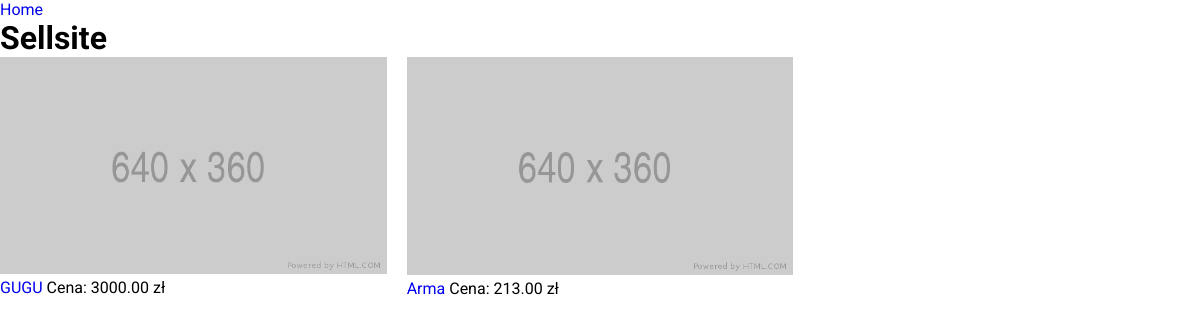
Before: /sellsite with the older database file.
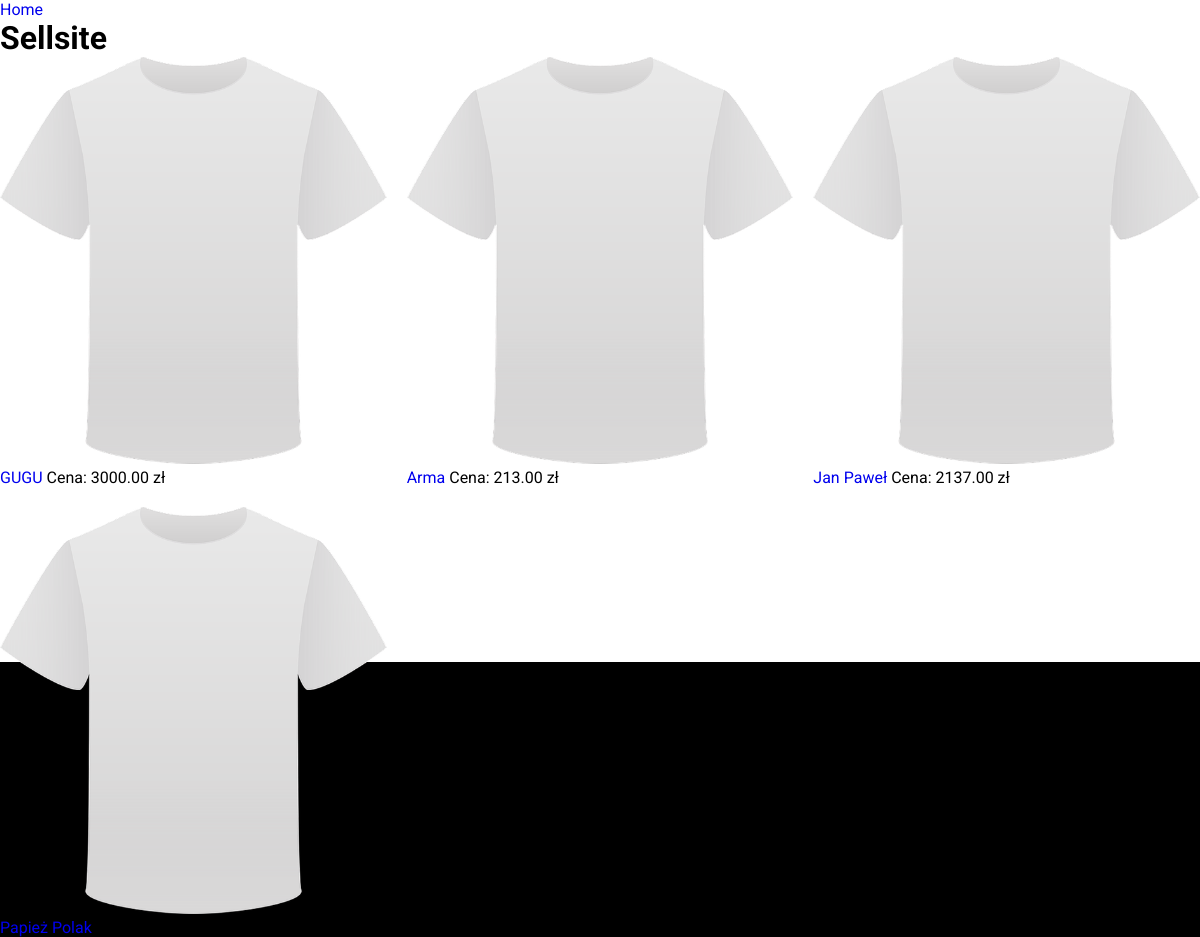
After: the same page with the newer database file.
### product_store/models.py (models this page shows, shortened)
class Product(models.Model):
    category = models.ForeignKey(
        Category,
        related_name = 'product',
        on_delete = models.CASCADE
        )
    title = models.CharField(max_length = 255)
    description = models.TextField(blank = True)
    image = models.ImageField(
        upload_to='product/',
        default='front/img/default_img.png',
        )
    price = models.DecimalField(max_digits=6, decimal_places=2)
    in_stock = models.BooleanField(default=True)
    is_active = models.BooleanField(default=True)
    date_created = models.DateTimeField(auto_now_add=True)
    on_sale = models.BooleanField(default=False)
    before_sale = models.DecimalField(max_digits=6, decimal_places=2, default=Decimal(0.00))
    slug = models.SlugField(
        verbose_name = ("safe URL"),
        max_length = 255,
    )
    def get_absolute_url(self):
        return reverse('detail_page', args=[self.slug])

### product_store/views.py (the view)
# urls.py: path('sellsite',product_store_views.product_sell, name='sellsite_page'),
def product_sell(request):
    products = Product.objects.all()
    for_front = {'products':products}
    return render(request,'sellsite.html',for_front)

### templates/sellsite.html (shortened to what this page needs)
{% extends 'base.html' %}
{% block content%}
</head>
<body>
    <p><a href="{%url 'home_page'%}">Home</a></p>
    <div class="sellsite container">
        <h1>Sellsite</h1>
        <div class="sellsite__products">
            {% for product in products %}
                {% if product.is_active == True and product.in_stock == True %}
                    <div class="box_for_product">
                        <img src="{{ product.image.url }}">
                        <a href="{{ product.get_absolute_url }}"> {{ product.title|slice:":50" }} </a>
                        <a>Cena: {{ product.price }} zł</a>
                    </div>
                {% endif %}
            {% endfor %}
        </div>
    </div>
</body>
</html>
{% endblock content %}

### templates/base.html (shortened to what this page needs)
<!DOCTYPE html>
<html lang="en">
  <head>
    {%load static%}
    <link rel="stylesheet" type="text/css" href="{%static 'css/main.css'%}" />
    {% block content %} {% endblock content %}
  </head>
</html>

### front/css/main.css (style rules this page uses)
* { margin: 0; padding: 0; box-sizing: border-box; font-family: "Roboto", sans-serif; }
body { min-height: 100vh; }
a { text-decoration: none; }
.container { overflow-x: hidden; width: 100vw; min-height: 100vh; background: #000; background: linear-gradient(0deg, #000 30%, #000 30%, #fff 30%); }
.sellsite__products { display: grid; grid-template-columns: repeat(3, 2fr); -moz-column-gap: 20px; column-gap: 20px; row-gap: 20px; }
.sellsite__products img { width: 100%; }

Changed rows visible on the page:
changed Product "GUGU": image: picture added in place of a placeholder
changed Product "Arma": image: picture added in place of a placeholder
added Product: image (picture), title "Jan Paweł", price "2137.00"
added Product: image (picture), title "Papież Polak"
